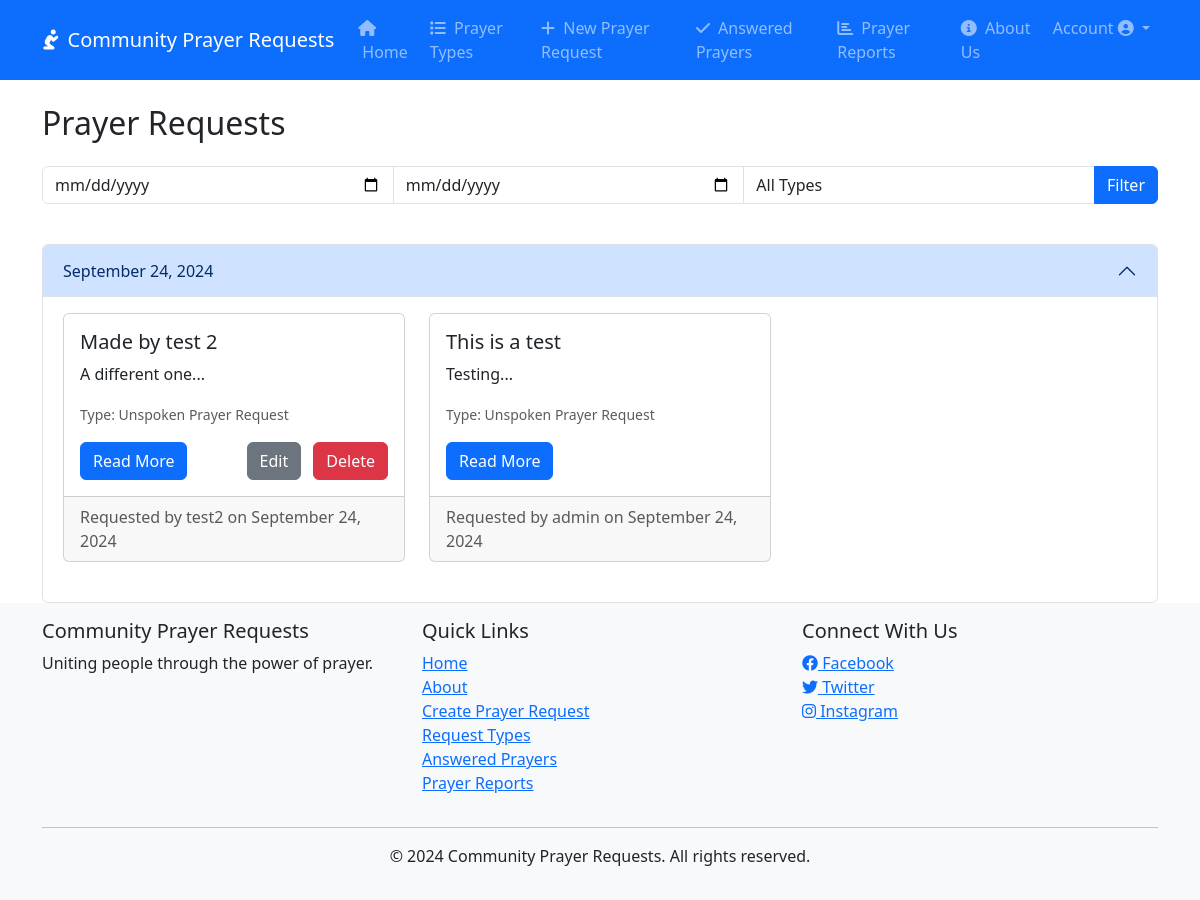
The page / (signed in) on the database its author committed.
### prayer_requests/models.py (models this page shows, shortened)
class PrayerRequest(models.Model):
    PRAYER_TYPES = [
        ('UNSPOKEN', 'Unspoken Prayer Request'),
        ('VERBAL', 'Verbal Prayer Request'),
        ('HEALTH', 'Health-related Prayer Request'),
        ('FAMILY', 'Family-related Prayer Request'),
        ('GUIDANCE', 'Guidance Prayer Request'),
        ('PRAISE', 'Praise Report/Thanksgiving'),
        ('COMMUNITY', 'Community Prayer Request'),
        ('SPIRITUAL', 'Spiritual Growth'),
    ]
    title = models.CharField(max_length=200)
    description = models.TextField()
    created_by = models.ForeignKey(User, on_delete=models.CASCADE)
    created_at = models.DateTimeField(auto_now_add=True)
    updated_at = models.DateTimeField(auto_now=True)
    prayer_type = models.CharField(max_length=20, choices=PRAYER_TYPES, default='VERBAL')
    is_answered = models.BooleanField(default=False)
    answered_at = models.DateTimeField(null=True, blank=True)
    class Meta:
        ordering = ['-created_at']

### prayer_requests/views.py (the view)
# urls.py: 2. Add a URL to urlpatterns:  path('', views.home, name='home')
def home(request):
    if request.user.is_authenticated:
        prayer_types = PrayerRequest.PRAYER_TYPES
        requests = PrayerRequest.objects.filter(is_answered=False)
        start_date = request.GET.get('start_date')
        end_date = request.GET.get('end_date')
        if start_date and end_date:
            start_date = make_aware(datetime.strptime(start_date, '%Y-%m-%d'))
            end_date = make_aware(datetime.strptime(end_date, '%Y-%m-%d'))
            requests = requests.filter(created_at__range=[start_date, end_date])
        prayer_type = request.GET.get('prayer_type')
        if prayer_type:
            requests = requests.filter(prayer_type=prayer_type)
        requests = requests.annotate(date=TruncDate('created_at')).order_by('-date', '-created_at')
        grouped_requests = {
            date: list(group) for date, group in groupby(requests, key=lambda x: x.date)
        }
        context = {
            'grouped_requests': grouped_requests,
            'prayer_types': prayer_types,
        }
        return render(request, 'prayer_requests/home.html', context)
    else:
        return render(request, 'prayer_requests/home.html')

### prayer_requests/templates/prayer_requests/home.html (shortened to what this page needs)
{% extends 'prayer_requests/base.html' %}
{% block content %}
{% if user.is_authenticated %}
    <h2 class="mb-4">Prayer Requests</h2>
    <div class="row mb-4">
        <div class="col-md-12">
            <form method="GET" class="form-inline">
                <div class="input-group mb-3">
                    <input type="date" name="start_date" class="form-control" placeholder="Start Date">
                    <input type="date" name="end_date" class="form-control" placeholder="End Date">
                    <select name="prayer_type" class="form-control">
                        <option value="">All Types</option>
                    </select>
                    <button type="submit" class="btn btn-primary">Filter</button>
                </div>
            </form>
        </div>
    </div>
    <div class="accordion" id="prayerRequestsAccordion">
        {% for date, requests in grouped_requests.items %}
            <div class="accordion-item">
                <h2 class="accordion-header" id="heading{{ date|date:'Ymd' }}">
                    <button class="accordion-button {% if not forloop.first %}collapsed{% endif %}" type="button" data-bs-toggle="collapse" data-bs-target="#collapse{{ date|date:'Ymd' }}" aria-expanded="{% if forloop.first %}true{% else %}false{% endif %}" aria-controls="collapse{{ date|date:'Ymd' }}">
                        {{ date|date:"F d, Y" }}
                    </button>
                </h2>
                <div id="collapse{{ date|date:'Ymd' }}" class="accordion-collapse collapse {% if forloop.first %}show{% endif %}" aria-labelledby="heading{{ date|date:'Ymd' }}" data-bs-parent="#prayerRequestsAccordion">
                    <div class="accordion-body">
                        <div class="row">
                            {% for request in requests %}
                                <div class="col-md-4 mb-4">
                                    <div class="card h-100">
                                        <div class="card-body">
                                            <h5 class="card-title">{{ request.title }}</h5>
                                            <p class="card-text">{{ request.description|truncatewords:20 }}</p>
                                            <p class="card-text"><small class="text-muted">Type: {{ request.get_prayer_type_display }}</small></p>
                                            <div class="d-flex justify-content-between">
                                                <a href="{% url 'prayer_request_detail' request.pk %}" class="btn btn-primary">Read More</a>
                                                {% if user == request.created_by or user.is_superuser %}
                                                    <div>
                                                        <a href="{% url 'edit_prayer_request' request.pk %}" class="btn btn-secondary ms-auto">Edit</a>
                                                        <button type="button" class="btn btn-danger ms-2" data-bs-toggle="modal" data-bs-target="#deleteModal{{ request.pk }}">
                                                            Delete
                                                        </button>
                                                    </div>
                                                {% endif %}
                                            </div>
                                        </div>
                                        <div class="card-footer text-muted">
                                            Requested by {{ request.created_by }} on {{ request.created_at|date:"F d, Y" }}
                                        </div>
                                    </div>
                                </div>
                            {% endfor %}
                        </div>
                    </div>
                </div>
            </div>
        {% empty %}
            <div class="alert alert-info" role="alert">
                No prayer requests available. Be the first to <a href="{% url 'create_prayer_request' %}" class="alert-link">create one</a>!
            </div>
        {% endfor %}
    </div>
{% endif %}
{% endblock %}

### prayer_requests/templates/prayer_requests/base.html (style rules this page uses)
body { display: flex; flex-direction: column; min-height: 100vh; }

### rows shown on the page
PrayerRequest: answered_at "September 24, 2024", title "Made by test 2", description "A different one...", prayer_type "Unspoken Prayer Request", created_by "test2", created_at "September 24, 2024"
PrayerRequest: title "This is a test", description "Testing...", prayer_type "Unspoken Prayer Request", created_by "admin", created_at "September 24, 2024"
